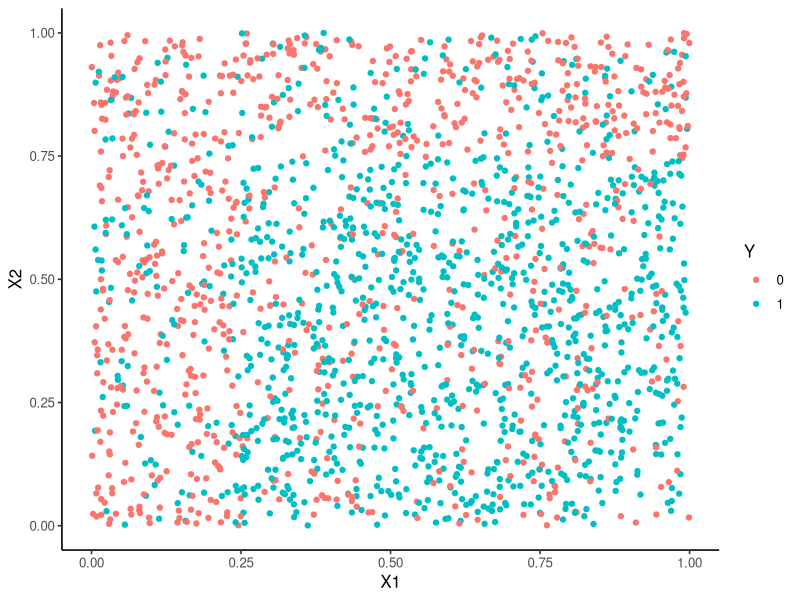
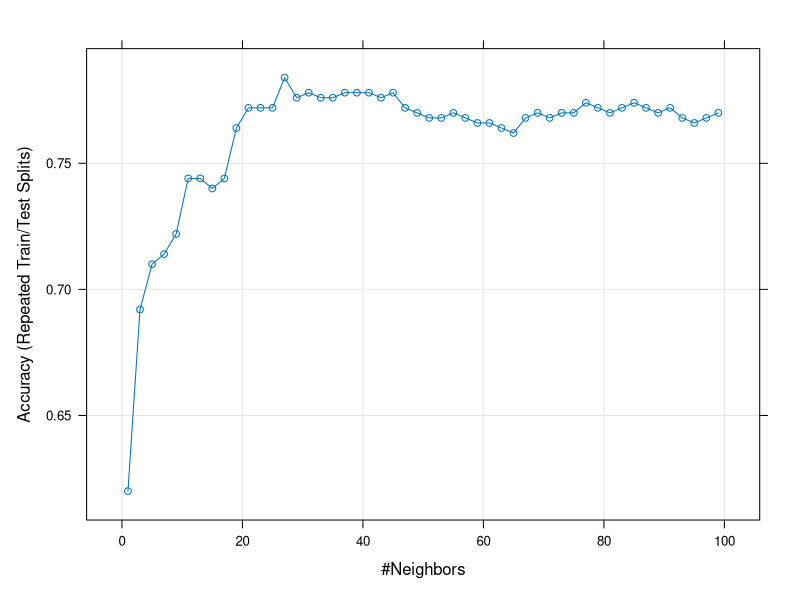
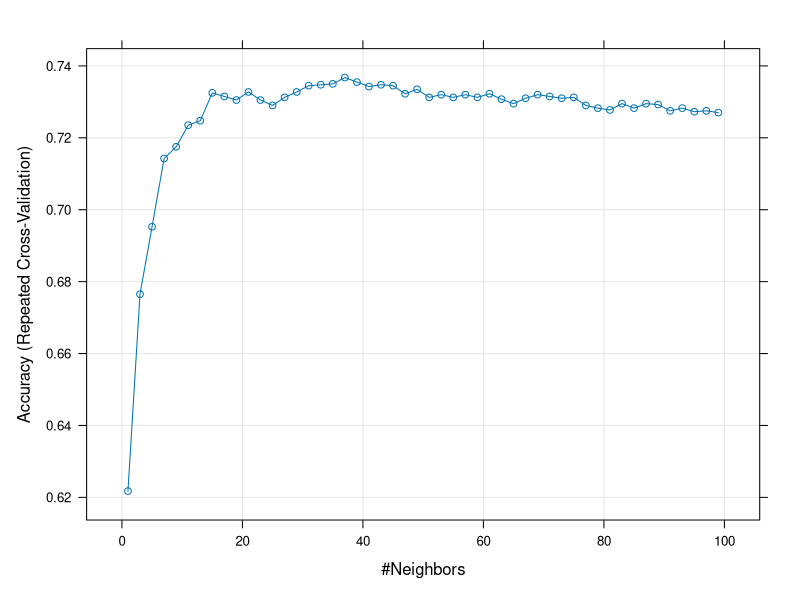

Source code (R) for these figures, in order: (Note: this script raises an error after producing the figures.)
## ---- chunk 1
library(tidyverse)
theme_set(theme_classic(base_size=12))
## ---- chunk 2
n <- 2000
set.seed(12345)
X1 <- runif(n)
set.seed(5678)
X2 <- runif(n)
set.seed(9012)
R1 <- X1<=0.25
R2 <- (X1>0.25 & X2>=0.75)
R3 <- (X1>0.25 & X2<0.75)
Y <- rep(0,n)
Y[R1] <- rbinom(sum(R1),1,0.25)
Y[R2] <- rbinom(sum(R2),1,0.25)
Y[R3] <- rbinom(sum(R3),1,0.75)
donnees <- data.frame(X1,X2,Y)
donnees$Y <- as.factor(donnees$Y)
indapp <- 1:1500
dapp <- donnees[indapp,] # train set
dtest <- donnees[-indapp,] # test set
## ---- chunk 3
ggplot(donnees) +
aes(x = X1, y = X2, color = Y) +
geom_point()
## ---- chunk 4
library(class)
## ---- chunk 5
knn3 <- knn(dapp[,1:2], dtest[,1:2], cl=dapp$Y, k=3)
mean(knn3 != dtest$Y)
## ---- chunk 6
k_cand <- seq(1,100,by=2)
grid <- data.frame(k = k_cand, error = rep(0, length(k_cand)))
for (k in k_cand){
    clf <- knn(dapp[,1:2], dtest[,1:2], cl=dapp$Y, k=k)
    error <- mean(clf != dtest$Y)
    grid[grid$k == k,] = c(k, error)    
}
grid  %>% 
filter(error == min(error))
## ---- chunk 7
library(caret)
K <- 10
kfolds <- createFolds(1:nrow(donnees),k=K)
## ---- chunk 8
err_cv <- function(k){
  erreur_bloc <- rep(0,K)
  for (j in 1:K){
    train <- donnees[kfolds[[j]],]
    test <- donnees[-kfolds[[j]],]
    prev <- knn(train[,1:2],test[,1:2],cl=train$Y,k=k)
    erreur_bloc[j] <- mean(prev!=test$Y)
  }
  return(mean(erreur_bloc))
}

## ---- chunk 9
error <- rep(0, length(k_cand))
i <- 1
for (k in k_cand){
    error[i] <- err_cv(k)
    i <- i+1
}
paste("k:", k_cand[which.min(error)], "| error:", min(error))
## ---- chunk 10
ctrl1 <- trainControl(method="LGOCV",number=1,index=list(1:1500))
KK <- data.frame(k=k_cand)
ee1 <- train(Y~.,data=donnees,method="knn",trControl=ctrl1,tuneGrid=KK)
ee1
## ---- chunk 11
plot(ee1)
## ---- chunk 12
ctrl2 <- trainControl(method = "repeatedcv", repeats = 2)
ee2 <- train(Y~.,data=donnees,method="knn",trControl=ctrl2,tuneGrid=KK)
ee2
## ---- chunk 13
plot(ee2)
## ---- chunk 14
library(doParallel)
detectCores()
## ---- chunk 15
cl <- makePSOCKcluster(1)
registerDoParallel(cl)
system.time(eee <- train(Y~.,data=donnees,method="knn",trControl=ctrl2,tuneGrid=KK))
stopCluster(cl)
## ---- chunk 16
cl <- makePSOCKcluster(5)
registerDoParallel(cl)
system.time(eee <- train(Y~.,data=donnees,method="knn",trControl=ctrl2,tuneGrid=KK))
stopCluster(cl)
## ---- chunk 17
set.seed(1234)
S1 <- runif(100)
S2 <- runif(100)
S3 <- S1
S3[sample(100,25)] <- runif(25)
Y <- rep(0,n)
Y[S1>0.5] <- 1
df <- data.frame(S1,S2,S3,Y=as.factor(Y))
## ---- chunk 18
df1 <- df %>% gather(key="Score",value="value",-Y)
ggplot(df1)+aes(x=value,y=Score,color=Y)+geom_point()
## ---- chunk 19
library(pROC)
plot(roc(df$Y, df$S1))
## ---- chunk 20
plot(roc(df$Y, df$S2), add = T, col = "red")
## ---- chunk 21
df1 <- df %>% gather(key="Score",value="value",-Y)
df1$Y <- df1$Y %>% as.numeric()-1
ggplot(df1)+aes(d=Y,m=value,color=Score)+geom_roc()
## ---- chunk 22
df1 %>% group_by(Score) %>% summarize(AUC=auc(Y,value)) %>%
  arrange(desc(AUC)) %>% mutate(AUC=round(AUC,3))
